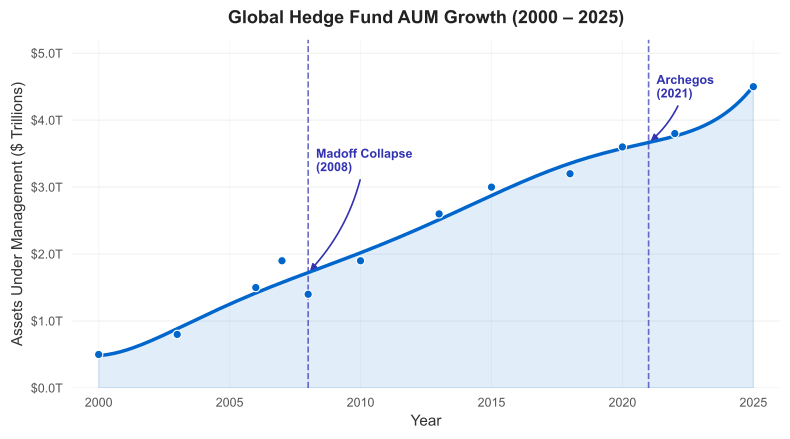

Here is the Python script that generated this plot:
#!/usr/bin/env python3
"""Hedge Fund AUM Growth (2000-2025) -- Section 01 Introduction.

Line chart with shaded area showing the rise of hedge fund assets under
management, annotating major fraud events (Madoff 2008, Archegos 2021).
"""

import pathlib
import numpy as np
import matplotlib.pyplot as plt
import matplotlib.ticker as mticker
import seaborn as sns

# ── colour palette ──────────────────────────────────────────────────
mlblue = (0 / 255, 102 / 255, 204 / 255)
mlpurple = (51 / 255, 51 / 255, 178 / 255)
mllavender = (173 / 255, 173 / 255, 224 / 255)

# ── data (approximate industry AUM, $ trillions) ───────────────────
years = np.array([2000, 2003, 2006, 2007, 2008, 2010, 2013, 2015, 2018, 2020, 2022, 2025])
aum = np.array([0.5, 0.8, 1.5, 1.9, 1.4, 1.9, 2.6, 3.0, 3.2, 3.6, 3.8, 4.5])

# Smooth interpolation for visual polish
from numpy.polynomial.polynomial import Polynomial

years_fine = np.linspace(years.min(), years.max(), 300)
poly = Polynomial.fit(years, aum, deg=6)
aum_fine = poly(years_fine)

# ── figure ──────────────────────────────────────────────────────────
sns.set_style("whitegrid")
fig, ax = plt.subplots(figsize=(8, 4.5))

# Shaded area
ax.fill_between(years_fine, 0, aum_fine, color=mlblue, alpha=0.12)
# Main line
ax.plot(years_fine, aum_fine, color=mlblue, linewidth=2.5, zorder=3)
# Data markers
ax.scatter(years, aum, color=mlblue, s=36, zorder=4, edgecolors="white", linewidths=0.8)

# ── event annotations ──────────────────────────────────────────────
events = [
    {"year": 2008, "label": "Madoff Collapse\n(2008)", "y_text": 3.2},
    {"year": 2021, "label": "Archegos\n(2021)", "y_text": 4.3},
]

for ev in events:
    ax.axvline(ev["year"], color=mlpurple, linestyle="--", linewidth=1.2, alpha=0.7, zorder=2)
    ax.annotate(
        ev["label"],
        xy=(ev["year"], poly(ev["year"])),
        xytext=(ev["year"] + 0.3, ev["y_text"]),
        fontsize=9,
        fontweight="bold",
        color=mlpurple,
        arrowprops=dict(
            arrowstyle="-|>",
            color=mlpurple,
            lw=1.2,
            connectionstyle="arc3,rad=-0.15",
        ),
        ha="left",
        va="bottom",
        zorder=5,
    )

# ── axis formatting ────────────────────────────────────────────────
ax.set_xlabel("Year", fontsize=11, color="#333333")
ax.set_ylabel("Assets Under Management ($ Trillions)", fontsize=11, color="#333333")
ax.set_title(
    "Global Hedge Fund AUM Growth (2000 \u2013 2025)",
    fontsize=13,
    fontweight="bold",
    pad=12,
    color="#222222",
)
ax.set_xlim(1999, 2026)
ax.set_ylim(0, 5.2)
ax.yaxis.set_major_formatter(mticker.FormatStrFormatter("$%.1fT"))
ax.xaxis.set_major_locator(mticker.MultipleLocator(5))
ax.xaxis.set_minor_locator(mticker.MultipleLocator(1))
ax.tick_params(labelsize=9, colors="#555555")
ax.grid(axis="y", alpha=0.3)
ax.grid(axis="x", alpha=0.15)
sns.despine(left=True, bottom=True)

plt.tight_layout()

# ── save ────────────────────────────────────────────────────────────
out_dir = pathlib.Path(__file__).parent
fig.savefig(out_dir / "02_hedge_fund_growth.pdf", bbox_inches="tight")
fig.savefig(
    out_dir / "thumb.png",
    dpi=150,
    bbox_inches="tight",
)
plt.close(fig)
print(f"Saved to {out_dir}")
